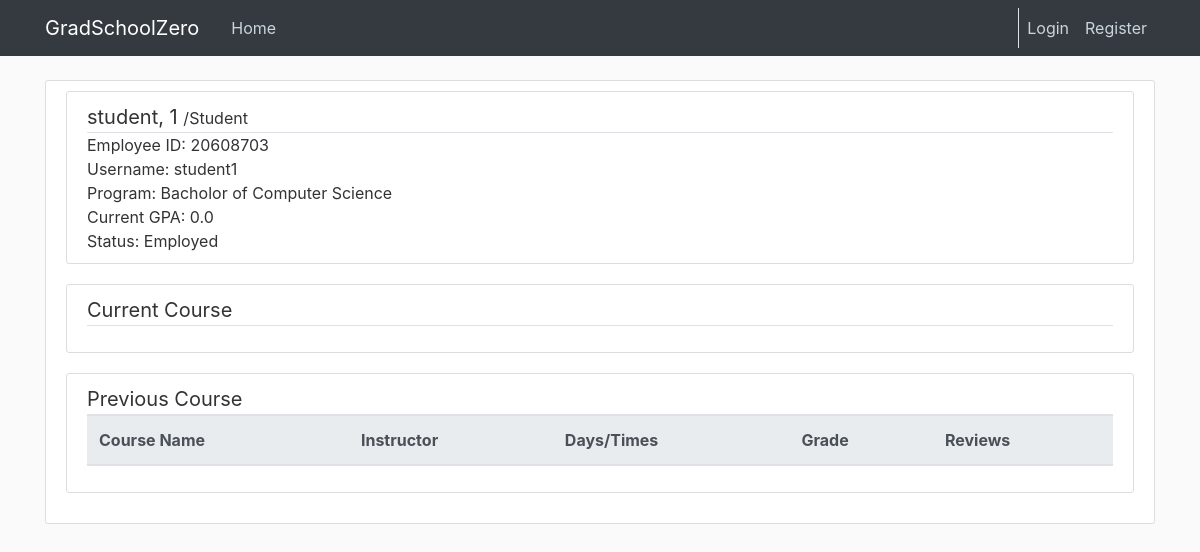
The app's page /Student/20608703 with its own data.
### cunyzero/models.py (models this page shows, shortened)
class Student(db.Model):
    ownerId = db.Column(db.Integer, primary_key=True)
    firstname = db.Column(db.String(30), nullable=False)
    lastname = db.Column(db.String(30), nullable=False)
    programId = db.Column(db.Integer, db.ForeignKey('program.id'), nullable=False)
    honor = db.Column(db.Integer, nullable = False, default=0)
    status = db.Column(db.String(20), default='Employed') # suspended, graduated, etc.
    fine = db.Column(db.Float, nullable = False, default=0)
    gpa = db.Column(db.Float, nullable = False, default=0.0)
    warning = db.Column(db.Integer, nullable = False, default=0) # ???????????
    enrollmentPermission = db.Column(db.Boolean, nullable=False, default=False)#special enrollment permission
    user = db.relationship('User', backref='studentOwner', lazy=True)
    courses = db.relationship('StudentCourse', backref='student', lazy=True)
    application = db.relationship('GraduationApplication', backref='applicant', lazy=True)
    warnings = db.relationship('Warning', backref='targetStudent', lazy=True) # get length by len(Student.warnings)

class User(db.Model, UserMixin):
    id = db.Column(db.Integer, primary_key=True)
    username = db.Column(db.String(20), unique=True, nullable=False)
    image_file = db.Column(db.String(20), nullable=False, default='default.jpg')
    password = db.Column(db.String(60), nullable=False)
    role = db.Column(db.String(30), nullable=False, default='Visitor')
    ownerId = db.Column(db.Integer, db.ForeignKey('visitor.ownerId'), db.ForeignKey('admin.ownerId'), db.ForeignKey('student.ownerId'), db.ForeignKey('instructor.ownerId'))

class Program(db.Model):
    id = db.Column(db.Integer, primary_key=True)
    name = db.Column(db.String(20), unique=True, nullable=False)
    capacity = db.Column(db.Integer, nullable=False, default=10)
    enrolled_total = db.Column(db.Integer, nullable=False, default=0)

### cunyzero/routes.py (the view, shortened to what this page needs)
@login_required
@app.route('/<string:role>/<int:owner_id>', methods=['GET', 'POST'])
def individual_review(role, owner_id):
    graduation_form=GraduationForm()
    warning_form = WarningForm(owner_id)
    deregister_form = DeregisterForm(owner_id)
    if role == "Student":
        student = Student.query.get(owner_id)
        program = Program.query.filter_by(id=student.programId).first()
        student_courses = student.courses # by relationship student.courses
        courses = []
        past_courses = []
        return render_template("individual-review.html", title="Student Review", person_be_reviewed=student,
                               program=program, current_courses=courses, past_courses=past_courses,
                               warning_form=warning_form, deregister_form=deregister_form, graduation_form=graduation_form)

### cunyzero/templates/individual-review.html (shortened to what this page needs)
{% extends "layout.html" %}
{% block content %}
    <div class="content-section">
        <div class="media content-section">
            <div class="media-body" style="position: relative">
                <div class="lead border-bottom">
                    <strong>{{ person_be_reviewed.firstname }}, {{ person_be_reviewed.lastname }}</strong>
                    <small>/{{ person_be_reviewed.user[0].role }}</small>
                </div>
                <div>Employee ID: {{ person_be_reviewed.ownerId }}</div>
                <div>Username: {{ person_be_reviewed.user[0].username }}</div>
                {% if person_be_reviewed.user[0].role == "Student"%}
                    <div>Program: {{ program.name }}</div>
                    <div>Current GPA: {{ person_be_reviewed.gpa }}</div>
                {% endif %}
                <div>Status: {{ person_be_reviewed.status }}</div>
            </div>
        </div>
        <div class="content-section">
            <div class="lead border-bottom">
                <strong>Current Course</strong>
            </div>
        </div>
        <div class="content-section">
            <div class="lead border-bottom">
                <strong>Previous Course</strong>
            </div>
            <table class="table table-condensed">
                <thead class="thead-light">
                    <tr>
                        {% if person_be_reviewed.user[0].role == "Instructor" %}
                            <th>Course Name</th>
                            <th>Days/Times</th>
                            <th>Enroll total</th>
                            <th>Rating</th>
                            <th>Average GPA</th>
                            <th>Reviews</th>
                        {% elif person_be_reviewed.user[0].role == "Student" %}
                            <th>Course Name</th>
                            <th>Instructor</th>
                            <th>Days/Times</th>
                            <th>Grade</th>
                            <th>Reviews</th>
                        {% endif %}
                    </tr>
                </thead>
            </table>
        </div>
    </div>
{% endblock content %}

### cunyzero/static/main.css (style rules this page uses)
body { background: #fafafa; color: #333333; margin-top: 5rem; }
.content-section { background: #ffffff; padding: 10px 20px; border: 1px solid #dddddd; border-radius: 3px; margin-bottom: 20px; }

### records on screen
Student: firstname "student", lastname "1", ownerId "20608703", gpa "0.0", status "Employed"
User: role "Student", username "student1"
Program: name "Bacholor of Computer Science"
